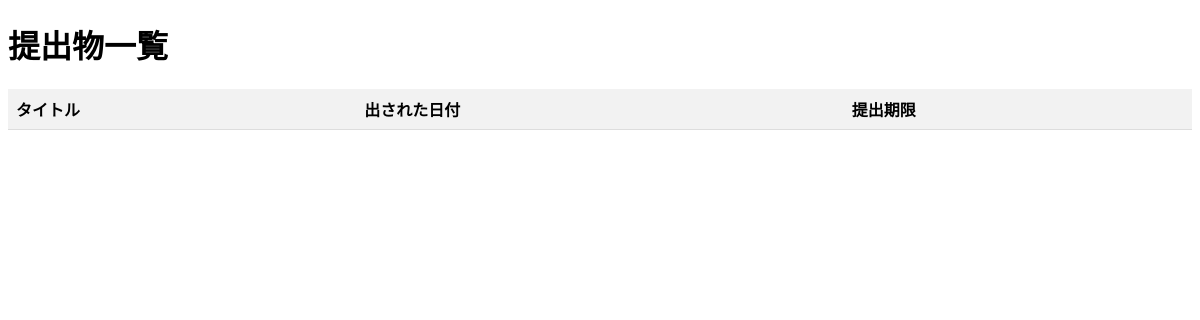
/, run on an earlier commit of the app's database.
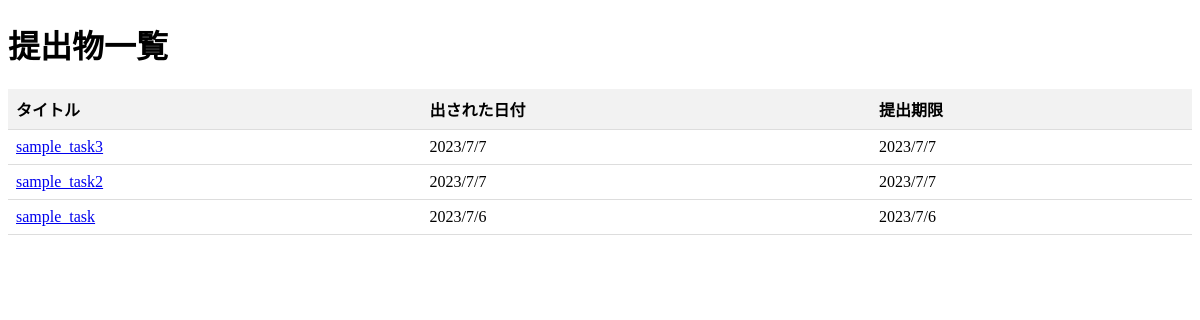
And on a later commit of the database.
### management/models.py (models this page shows, shortened)
class Task(models.Model):
    TYPE_CHOICES = (
        ('text', 'テキスト'),
        ('checkbox', 'チェックボックス'),
        ('file', 'ファイル'),
    )
    name = models.CharField(max_length=30) # タスク名
    author = models.ForeignKey(User, on_delete=models.CASCADE) # 作成者（講師）
    task_type = models.CharField(max_length=20, choices=TYPE_CHOICES) # 課題の種類
    closing = models.DateTimeField() # 締切日時（講師が設定）
    created_at = models.DateTimeField(auto_now_add=True) # 作成日時（自動設定）
    text = models.TextField() # 課題の説明（講師が入力）
    checkboxes = models.ManyToManyField('CheckboxOption', blank=True)

### management/views.py (the view)
# urls.py: path('', views.top_view, name="top-page"),
def top_view(request):
    object_list = Task.objects.order_by('-created_at')  # -(マイナス)をつけることで逆順(新規順)になる
    context = {'object_list': object_list}
    return render(request, 'management/top_page.html', context)

### management/templates/management/top_page.html (shortened to what this page needs)
{% load static %}
<!DOCTYPE html>
<html>
<head>
    <link rel="stylesheet" type="text/css" href="{% static 'management/css/top_page.css' %}">
</head>
<body>
    <h1>提出物一覧</h1>
    <table>
        <tr>
            <th>タイトル</th>
            <th>出された日付</th>
            <th>提出期限</th>
        </tr>
        {% for obj in object_list %}
            <tr>
                <td><a href="#">{{ obj.name }}</a></td>
                <td>{{ obj.created_at.date.year }}/{{ obj.created_at.date.month }}/{{ obj.created_at.date.day }}</td>
                <td>{{ obj.closing.date.year }}/{{ obj.closing.date.month }}/{{ obj.closing.date.day }}</td>
            </tr>
        {% endfor %}
    </table>
</body>
</html>

### management/static/management/css/top_page.css (style rules this page uses)
table { width: 100%; border-collapse: collapse; }
th, td { padding: 8px; text-align: left; border-bottom: 1px solid #ddd; }
th { background-color: #f2f2f2; }

What changed in the data, as far as the page shows it:
added Task: name "sample_task3", created_at.date.year "2023", created_at.date.month "7", created_at.date.day "7", closing.date.year "2023", closing.date.month "7", closing.date.day "7"
added Task: name "sample_task2", created_at.date.year "2023", created_at.date.month "7", created_at.date.day "7", closing.date.year "2023", closing.date.month "7", closing.date.day "7"
added Task: name "sample_task", created_at.date.year "2023", created_at.date.month "7", created_at.date.day "6", closing.date.year "2023", closing.date.month "7", closing.date.day "6"
